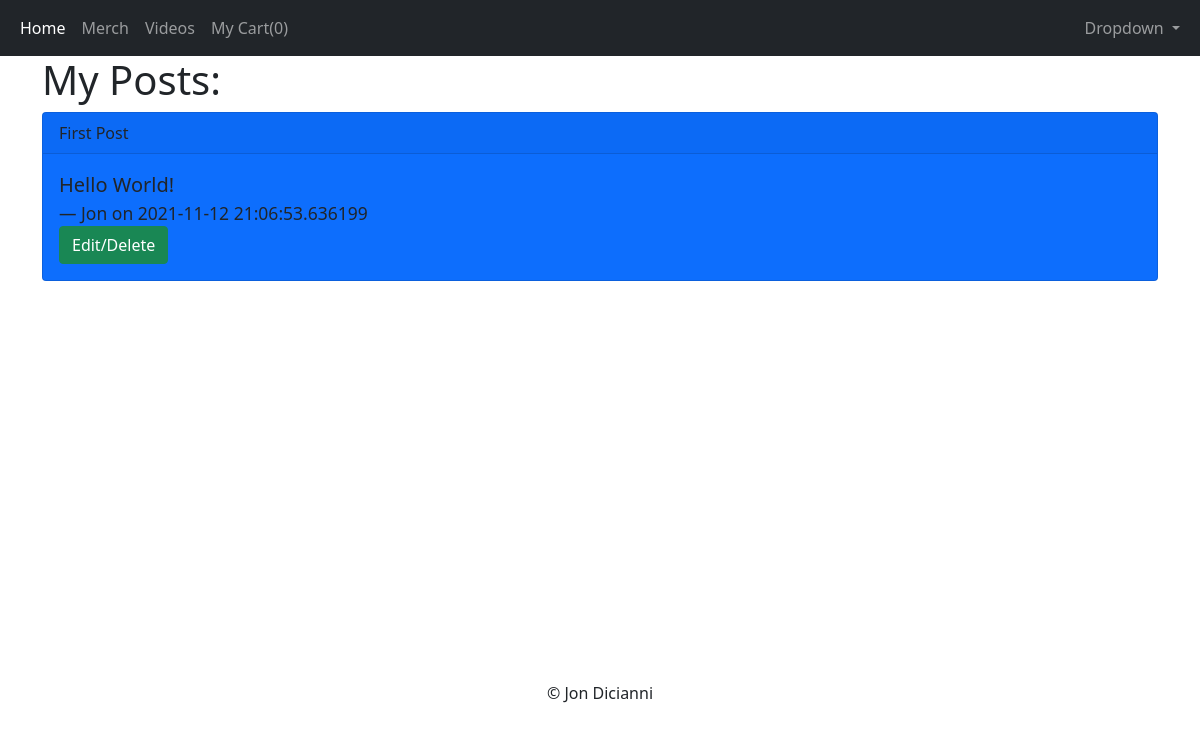
The page /my-posts (signed in) on the database as committed earlier.
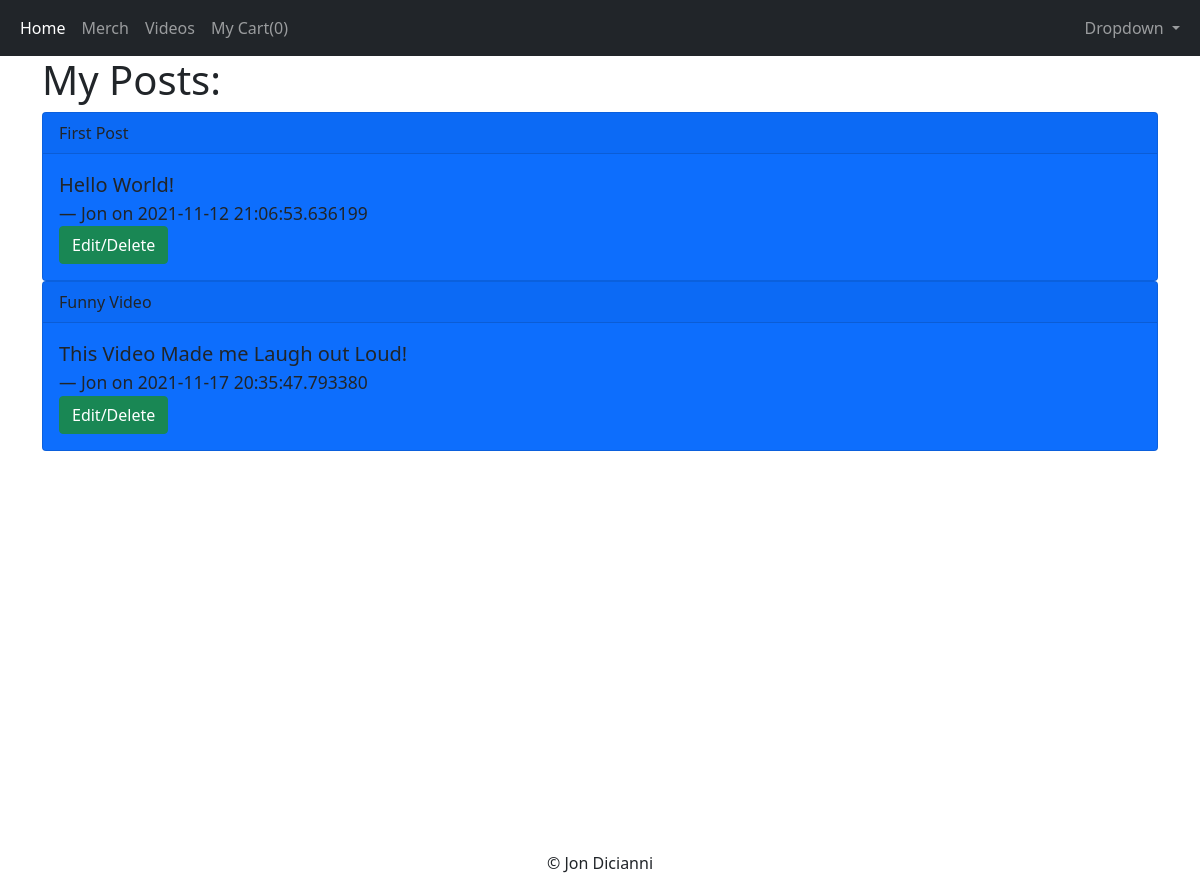
The same page on the database as committed later.
### app/models.py (models this page shows, shortened)
class Post(db.Model):
    id = db.Column(db.Integer, primary_key=True)
    title = db.Column(db.String(200))
    content = db.Column(db.String(300))
    date_created = db.Column(db.Integer, nullable=False, default=datetime.utcnow)
    user_id = db.Column(db.Integer, db.ForeignKey('user.id'), nullable=False)

class User(db.Model, UserMixin):
    id = db.Column(db.Integer, primary_key=True)
    username = db.Column(db.String(150), nullable=False, unique=True)
    email = db.Column(db.String(150), nullable=False, unique=True)
    password = db.Column(db.String(256), nullable=False)
    posts = db.relationship('Post', backref='author', lazy=True)
    contacts = db.relationship('Contact', backref='creator', lazy=True)

### app/routes.py (the view)
@app.route('/my-posts')
@login_required
def my_posts():
    posts = current_user.posts
    return render_template('my_posts.html', posts=posts)

### app/models.py (called while the page is built)
@login_manager.user_loader
def load_user(user_id):
    return User.query.get(user_id)

### app/templates/my_posts.html
{% extends 'base.html' %}
{% block content %}
<h1>My Posts:</h1>
{% for p in posts %}
    <div class="card bg-primary text-dark">
        <div class="card-header">
        {{ p.title }}
        </div>
        <div class="card-body">
        <blockquote class="blockquote mb-0">
            <p>{{ p.content }}</p>
            <footer class="blockquote-footer text-dark">{{ p.author.username }} on {{ p.date_created}} <cite title="Source Title"></cite></footer>
        </blockquote>
        <a href="{{url_for('post_detail', post_id=p.id)}}" class="btn btn-success">Edit/Delete</a>
        </div>
    </div>
{% endfor %}
{% endblock %}

### app/templates/base.html (shortened to what this page needs)
<!DOCTYPE html>
<html lang="en">
    <head>
        <link rel="stylesheet" href="https://cdnjs.cloudflare.com/ajax/libs/twitter-bootstrap/5.1.0/css/bootstrap.min.css">
        <link rel="stylesheet" href="https://cdnjs.cloudflare.com/ajax/libs/font-awesome/5.15.4/css/all.min.css">
    </head>
    <body>
        {% include 'nav.html' %}
        <div class="container">
            {% block content %}
            {% endblock %}
        </div>
        <footer class='text-center' style='margin-top:400px'>© Jon Dicianni</footer>
    </body>
</html>

### app/templates/nav.html (shortened to what this page needs)
<nav class="navbar navbar-expand-lg navbar-dark bg-dark">
  <div class="container-fluid">
    <div class="collapse navbar-collapse" id="navbarSupportedContent">
      <ul class="navbar-nav me-auto mb-2 mb-lg-0">
        <li class="nav-item">
          <a class="nav-link active" aria-current="page" href="/">Home</a>
        </li>
        <li class="nav-item">
          <a class="nav-link" href="/merch">Merch</a>
        </li>
        <li class="nav-item">
          <a class="nav-link" href="/videos">Videos</a>
        </li>
        {% if current_user.is_authenticated %}
        <li class="nav-item">
          <a class="nav-link" href="{{url_for('getCart')}}">My Cart({{session['Shoppingcart']|length}})</a>
        </li>
        {% endif %}
      </ul>
      <ul class="navbar-nav ms-auto">
        {% if current_user.is_authenticated %}
        <li class="nav-item dropdown">
          <a class="nav-link dropdown-toggle" href="#" id="navbarDropdown" role="button" data-bs-toggle="dropdown" aria-expanded="false">
            Dropdown
          </a>
        </li>
        {% endif %}
      </ul>
    </div>
  </div>
</nav>

Rows that differ between the two databases and show on the page:
added Post: title "Funny Video", content "This Video Made me Laugh out Loud!", author.username "Jon", date_created "2021-11-17 20:35:47.793380"
